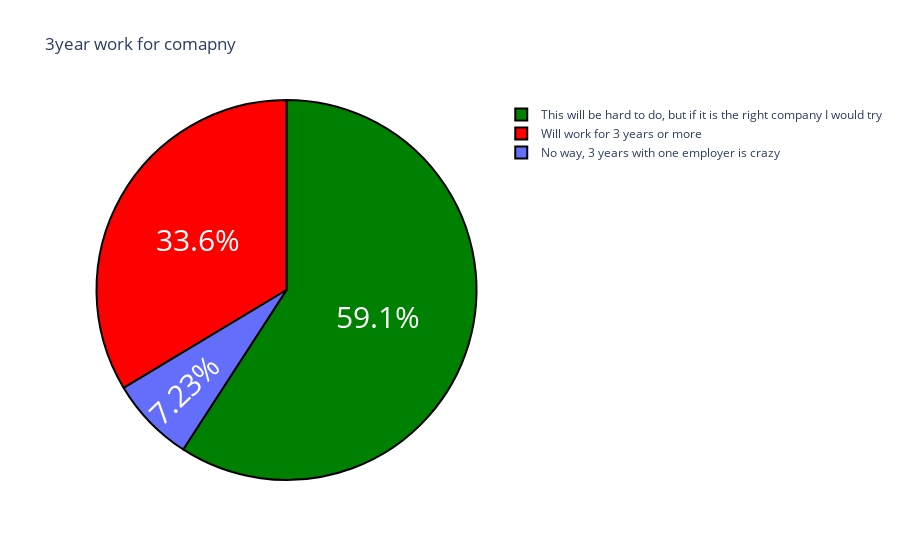

The cell this chart's notebook holds for it:
### Markdown cell above
# 4. 3year bond in company

### Code cell
que3=data['How likely is that you will work for one employer for 3 years or more ?'].value_counts()
label=que3.index
count=que3.values
colors=['green','red']
fig=go.Figure(data=[go.Pie(labels=label,values=count)])
fig.update_layout(title='3year work for comapny')
fig.update_traces(hoverinfo='label+value',textinfo='percent',textfont_size=30
                 ,marker=dict(colors=colors,line=dict(color='black',width=2)))
fig.show()

### Figure 1 — Plotly figure (JSON) as saved in the notebook; plotly's stock layout.template omitted (floating-point values rounded to 4 significant figures)
{"data": [{"hoverinfo": "label+value", "labels": ["This will be hard to do, but if it is the right company I would try", "Will work for 3 years or more", "No way, 3 years with one employer is crazy"], "marker": {"colors": ["green", "red"], "line": {"color": "black", "width": 2}}, "textfont": {"size": 30}, "textinfo": "percent", "type": "pie", "values": [139, 79, 17]}], "layout": {"autosize": true, "title": {"text": "3year work for comapny"}}}
